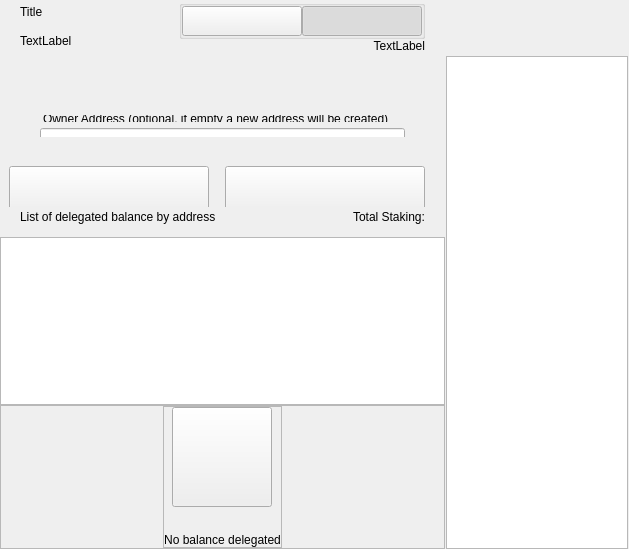
<?xml version="1.0" encoding="UTF-8"?>
<ui version="4.0">
 <class>ColdStakingWidget</class>
 <widget class="QWidget" name="ColdStakingWidget">
  <property name="geometry">
   <rect>
    <x>0</x>
    <y>0</y>
    <width>629</width>
    <height>549</height>
   </rect>
  </property>
  <property name="windowTitle">
   <string>Form</string>
  </property>
  <layout class="QHBoxLayout" name="horizontalLayout_1" stretch="2,1">
   <property name="spacing">
    <number>0</number>
   </property>
   <property name="leftMargin">
    <number>0</number>
   </property>
   <property name="topMargin">
    <number>0</number>
   </property>
   <property name="rightMargin">
    <number>0</number>
   </property>
   <property name="bottomMargin">
    <number>0</number>
   </property>
   <item>
    <widget class="QWidget" name="left" native="true">
     <layout class="QVBoxLayout" name="verticalLayout_3">
      <property name="leftMargin">
       <number>0</number>
      </property>
      <property name="topMargin">
       <number>0</number>
      </property>
      <property name="rightMargin">
       <number>0</number>
      </property>
      <property name="bottomMargin">
       <number>0</number>
      </property>
      <item>
       <layout class="QVBoxLayout" name="verticalLayout_2">
        <property name="spacing">
         <number>0</number>
        </property>
        <item>
         <layout class="QVBoxLayout" name="verticalLayoutTop">
          <property name="spacing">
           <number>0</number>
          </property>
          <property name="leftMargin">
           <number>20</number>
          </property>
          <property name="rightMargin">
           <number>20</number>
          </property>
          <item>
           <widget class="QWidget" name="containerTitle" native="true">
            <property name="sizePolicy">
             <sizepolicy hsizetype="Preferred" vsizetype="Minimum">
              <horstretch>0</horstretch>
              <verstretch>0</verstretch>
             </sizepolicy>
            </property>
            <property name="maximumSize">
             <size>
              <width>16777215</width>
              <height>100</height>
             </size>
            </property>
            <layout class="QHBoxLayout" name="containerTitleLayout">
             <property name="spacing">
              <number>0</number>
             </property>
             <property name="leftMargin">
              <number>0</number>
             </property>
             <property name="topMargin">
              <number>0</number>
             </property>
             <property name="rightMargin">
              <number>0</number>
             </property>
             <property name="bottomMargin">
              <number>0</number>
             </property>
             <item>
              <layout class="QVBoxLayout" name="verticalLayout11">
               <property name="spacing">
                <number>5</number>
               </property>
               <item>
                <widget class="QLabel" name="labelTitle">
                 <property name="text">
                  <string>Title</string>
                 </property>
                </widget>
               </item>
               <item>
                <widget class="QLabel" name="labelSubtitle1">
                 <property name="maximumSize">
                  <size>
                   <width>16777215</width>
                   <height>16777215</height>
                  </size>
                 </property>
                 <property name="text">
                  <string>TextLabel</string>
                 </property>
                </widget>
               </item>
              </layout>
             </item>
             <item>
              <spacer name="horizontalSpacer">
               <property name="orientation">
                <enum>Qt::Horizontal</enum>
               </property>
               <property name="sizeHint" stdset="0">
                <size>
                 <width>40</width>
                 <height>20</height>
                </size>
               </property>
              </spacer>
             </item>
             <item>
              <widget class="QWidget" name="containerViewPrivacyChecks" native="true">
               <layout class="QVBoxLayout" name="containerPrivacyChecks">
                <property name="spacing">
                 <number>0</number>
                </property>
                <property name="leftMargin">
                 <number>0</number>
                </property>
                <property name="topMargin">
                 <number>0</number>
                </property>
                <property name="rightMargin">
                 <number>0</number>
                </property>
                <property name="bottomMargin">
                 <number>0</number>
                </property>
                <item alignment="Qt::AlignHCenter|Qt::AlignVCenter">
                 <widget class="QGroupBox" name="groupBox">
                  <property name="title">
                   <string/>
                  </property>
                  <layout class="QHBoxLayout" name="horizontalLayout_2_1">
                   <property name="spacing">
                    <number>0</number>
                   </property>
                   <property name="leftMargin">
                    <number>0</number>
                   </property>
                   <property name="topMargin">
                    <number>0</number>
                   </property>
                   <property name="rightMargin">
                    <number>0</number>
                   </property>
                   <property name="bottomMargin">
                    <number>0</number>
                   </property>
                   <item>
                    <widget class="QPushButton" name="pushLeft">
                     <property name="minimumSize">
                      <size>
                       <width>120</width>
                       <height>30</height>
                      </size>
                     </property>
                     <property name="maximumSize">
                      <size>
                       <width>120</width>
                       <height>30</height>
                      </size>
                     </property>
                     <property name="focusPolicy">
                      <enum>Qt::NoFocus</enum>
                     </property>
                     <property name="text">
                      <string/>
                     </property>
                     <property name="checkable">
                      <bool>true</bool>
                     </property>
                     <property name="autoExclusive">
                      <bool>true</bool>
                     </property>
                    </widget>
                   </item>
                   <item>
                    <widget class="QPushButton" name="pushRight">
                     <property name="minimumSize">
                      <size>
                       <width>120</width>
                       <height>30</height>
                      </size>
                     </property>
                     <property name="maximumSize">
                      <size>
                       <width>120</width>
                       <height>30</height>
                      </size>
                     </property>
                     <property name="focusPolicy">
                      <enum>Qt::NoFocus</enum>
                     </property>
                     <property name="text">
                      <string/>
                     </property>
                     <property name="checkable">
                      <bool>true</bool>
                     </property>
                     <property name="checked">
                      <bool>true</bool>
                     </property>
                     <property name="autoExclusive">
                      <bool>true</bool>
                     </property>
                    </widget>
                   </item>
                  </layout>
                 </widget>
                </item>
                <item alignment="Qt::AlignTop">
                 <widget class="QLabel" name="labelSubtitle2">
                  <property name="text">
                   <string>TextLabel</string>
                  </property>
                  <property name="alignment">
                   <set>Qt::AlignRight|Qt::AlignTrailing|Qt::AlignVCenter</set>
                  </property>
                 </widget>
                </item>
               </layout>
              </widget>
             </item>
            </layout>
           </widget>
          </item>
          <item>
           <spacer name="verticalSpacer_2">
            <property name="orientation">
             <enum>Qt::Vertical</enum>
            </property>
            <property name="sizeType">
             <enum>QSizePolicy::Fixed</enum>
            </property>
            <property name="sizeHint" stdset="0">
             <size>
              <width>20</width>
              <height>30</height>
             </size>
            </property>
           </spacer>
          </item>
          <item>
           <widget class="QWidget" name="containerSend" native="true">
            <property name="minimumSize">
             <size>
              <width>0</width>
              <height>50</height>
             </size>
            </property>
            <layout class="QVBoxLayout" name="containerSendRow">
             <property name="spacing">
              <number>6</number>
             </property>
             <property name="leftMargin">
              <number>0</number>
             </property>
             <property name="topMargin">
              <number>0</number>
             </property>
             <property name="rightMargin">
              <number>0</number>
             </property>
             <property name="bottomMargin">
              <number>0</number>
             </property>
             <item>
              <widget class="QLabel" name="labelEditTitle">
               <property name="maximumSize">
                <size>
                 <width>16777215</width>
                 <height>30</height>
                </size>
               </property>
               <property name="styleSheet">
                <string notr="true">padding-left:20px; padding-bottom:3px;</string>
               </property>
               <property name="text">
                <string/>
               </property>
              </widget>
             </item>
             <item>
              <spacer name="verticalSpacer_6">
               <property name="orientation">
                <enum>Qt::Vertical</enum>
               </property>
               <property name="sizeType">
                <enum>QSizePolicy::Fixed</enum>
               </property>
               <property name="sizeHint" stdset="0">
                <size>
                 <width>20</width>
                 <height>9</height>
                </size>
               </property>
              </spacer>
             </item>
             <item>
              <widget class="QWidget" name="containerOwner" native="true">
               <layout class="QVBoxLayout" name="vContainerOwner">
                <property name="spacing">
                 <number>4</number>
                </property>
                <property name="leftMargin">
                 <number>20</number>
                </property>
                <property name="topMargin">
                 <number>0</number>
                </property>
                <property name="rightMargin">
                 <number>20</number>
                </property>
                <property name="bottomMargin">
                 <number>0</number>
                </property>
                <item>
                 <widget class="QLabel" name="labelSubtitleDescription">
                  <property name="maximumSize">
                   <size>
                    <width>16777215</width>
                    <height>20</height>
                   </size>
                  </property>
                  <property name="styleSheet">
                   <string notr="true">margin-bottom:2px;
                   margin-left:0.05px;
                   padding:0px;</string>
                  </property>
                  <property name="text">
                   <string>Owner Address (optional, if empty a new address will be created)</string>
                  </property>
                 </widget>
                </item>
                <item>
                 <widget class="QLineEdit" name="lineEditOwnerAddress">
                  <property name="minimumSize">
                   <size>
                    <width>0</width>
                    <height>50</height>
                   </size>
                  </property>
                  <property name="maximumSize">
                   <size>
                    <width>16777215</width>
                    <height>50</height>
                   </size>
                  </property>
                  <property name="styleSheet">
                   <string notr="true"/>
                  </property>
                 </widget>
                </item>
               </layout>
              </widget>
             </item>
            </layout>
           </widget>
          </item>
         </layout>
        </item>
        <item>
         <spacer name="verticalSpacer_3">
          <property name="orientation">
           <enum>Qt::Vertical</enum>
          </property>
          <property name="sizeType">
           <enum>QSizePolicy::Minimum</enum>
          </property>
          <property name="sizeHint" stdset="0">
           <size>
            <width>20</width>
            <height>20</height>
           </size>
          </property>
         </spacer>
        </item>
        <item>
         <widget class="QWidget" name="containerBtn" native="true">
          <property name="minimumSize">
           <size>
            <width>0</width>
            <height>50</height>
           </size>
          </property>
          <layout class="QHBoxLayout" name="horizontalLayout">
           <property name="rightMargin">
            <number>20</number>
           </property>
           <item>
            <spacer name="horizontalSpacer_2">
             <property name="orientation">
              <enum>Qt::Horizontal</enum>
             </property>
             <property name="sizeHint" stdset="0">
              <size>
               <width>200</width>
               <height>20</height>
              </size>
             </property>
            </spacer>
           </item>
           <item>
            <layout class="QHBoxLayout" name="horizontalLayout_7">
             <item>
              <spacer name="horizontalSpacer_3">
               <property name="orientation">
                <enum>Qt::Horizontal</enum>
               </property>
               <property name="sizeType">
                <enum>QSizePolicy::Expanding</enum>
               </property>
               <property name="sizeHint" stdset="0">
                <size>
                 <width>40</width>
                 <height>20</height>
                </size>
               </property>
              </spacer>
             </item>
             <item>
              <widget class="QPushButton" name="pushButtonClear">
               <property name="minimumSize">
                <size>
                 <width>200</width>
                 <height>50</height>
                </size>
               </property>
               <property name="focusPolicy">
                <enum>Qt::NoFocus</enum>
               </property>
               <property name="text">
                <string/>
               </property>
              </widget>
             </item>
             <item>
              <spacer name="horizontalSpacer_4">
               <property name="orientation">
                <enum>Qt::Horizontal</enum>
               </property>
               <property name="sizeType">
                <enum>QSizePolicy::Fixed</enum>
               </property>
               <property name="sizeHint" stdset="0">
                <size>
                 <width>10</width>
                 <height>20</height>
                </size>
               </property>
              </spacer>
             </item>
             <item>
              <widget class="QPushButton" name="pushButtonSend">
               <property name="minimumSize">
                <size>
                 <width>200</width>
                 <height>50</height>
                </size>
               </property>
               <property name="maximumSize">
                <size>
                 <width>200</width>
                 <height>50</height>
                </size>
               </property>
               <property name="focusPolicy">
                <enum>Qt::NoFocus</enum>
               </property>
               <property name="text">
                <string/>
               </property>
              </widget>
             </item>
            </layout>
           </item>
          </layout>
         </widget>
        </item>
        <item>
         <widget class="QWidget" name="containerHistoryLabel" native="true">
          <layout class="QHBoxLayout" name="horizontalLayout_4">
           <property name="spacing">
            <number>0</number>
           </property>
           <property name="leftMargin">
            <number>20</number>
           </property>
           <property name="topMargin">
            <number>0</number>
           </property>
           <property name="rightMargin">
            <number>20</number>
           </property>
           <property name="bottomMargin">
            <number>0</number>
           </property>
           <item>
            <widget class="QWidget" name="verticalWidget" native="true">
             <property name="minimumSize">
              <size>
               <width>100</width>
               <height>0</height>
              </size>
             </property>
             <layout class="QVBoxLayout" name="verticalLayout_58">
              <property name="leftMargin">
               <number>0</number>
              </property>
              <property name="topMargin">
               <number>0</number>
              </property>
              <property name="rightMargin">
               <number>0</number>
              </property>
              <property name="bottomMargin">
               <number>0</number>
              </property>
              <item>
               <widget class="QLabel" name="labelListHistory">
                <property name="text">
                 <string>List of delegated balance by address</string>
                </property>
               </widget>
              </item>
             </layout>
            </widget>
           </item>
           <item>
            <spacer name="horizontalSpacer_5">
             <property name="orientation">
              <enum>Qt::Horizontal</enum>
             </property>
             <property name="sizeHint" stdset="0">
              <size>
               <width>40</width>
               <height>20</height>
              </size>
             </property>
            </spacer>
           </item>
           <item>
            <widget class="QLabel" name="labelStakingTotal">
             <property name="text">
              <string>Total Staking:</string>
             </property>
            </widget>
           </item>
          </layout>
         </widget>
        </item>
        <item>
         <layout class="QVBoxLayout" name="verticalLayout_64">
          <property name="spacing">
           <number>0</number>
          </property>
          <item>
           <spacer name="verticalSpacer_44">
            <property name="orientation">
             <enum>Qt::Vertical</enum>
            </property>
            <property name="sizeType">
             <enum>QSizePolicy::Fixed</enum>
            </property>
            <property name="sizeHint" stdset="0">
             <size>
              <width>20</width>
              <height>10</height>
             </size>
            </property>
           </spacer>
          </item>
          <item>
           <widget class="QListView" name="listView">
            <property name="enabled">
             <bool>true</bool>
            </property>
            <property name="mouseTracking">
             <bool>true</bool>
            </property>
           </widget>
          </item>
          <item>
           <widget class="QFrame" name="emptyContainer">
            <property name="minimumSize">
             <size>
              <width>0</width>
              <height>100</height>
             </size>
            </property>
            <property name="frameShape">
             <enum>QFrame::StyledPanel</enum>
            </property>
            <property name="frameShadow">
             <enum>QFrame::Raised</enum>
            </property>
            <layout class="QVBoxLayout" name="verticalLayout_71" stretch="1,8">
             <property name="spacing">
              <number>0</number>
             </property>
             <property name="leftMargin">
              <number>0</number>
             </property>
             <property name="topMargin">
              <number>0</number>
             </property>
             <property name="rightMargin">
              <number>0</number>
             </property>
             <property name="bottomMargin">
              <number>0</number>
             </property>
             <item>
              <spacer name="verticalSpacer">
               <property name="orientation">
                <enum>Qt::Vertical</enum>
               </property>
               <property name="sizeHint" stdset="0">
                <size>
                 <width>20</width>
                 <height>20</height>
                </size>
               </property>
              </spacer>
             </item>
             <item alignment="Qt::AlignHCenter|Qt::AlignVCenter">
              <widget class="QFrame" name="emptyScreen">
               <property name="sizePolicy">
                <sizepolicy hsizetype="Expanding" vsizetype="Expanding">
                 <horstretch>0</horstretch>
                 <verstretch>0</verstretch>
                </sizepolicy>
               </property>
               <property name="frameShape">
                <enum>QFrame::StyledPanel</enum>
               </property>
               <property name="frameShadow">
                <enum>QFrame::Raised</enum>
               </property>
               <layout class="QVBoxLayout" name="verticalLayout">
                <property name="spacing">
                 <number>30</number>
                </property>
                <property name="leftMargin">
                 <number>0</number>
                </property>
                <property name="topMargin">
                 <number>0</number>
                </property>
                <property name="rightMargin">
                 <number>0</number>
                </property>
                <property name="bottomMargin">
                 <number>0</number>
                </property>
                <item alignment="Qt::AlignHCenter|Qt::AlignVCenter">
                 <widget class="QPushButton" name="pushImgEmpty">
                  <property name="minimumSize">
                   <size>
                    <width>100</width>
                    <height>100</height>
                   </size>
                  </property>
                  <property name="maximumSize">
                   <size>
                    <width>100</width>
                    <height>100</height>
                   </size>
                  </property>
                  <property name="focusPolicy">
                   <enum>Qt::NoFocus</enum>
                  </property>
                  <property name="text">
                   <string/>
                  </property>
                  <property name="iconSize">
                   <size>
                    <width>100</width>
                    <height>100</height>
                   </size>
                  </property>
                 </widget>
                </item>
                <item alignment="Qt::AlignHCenter|Qt::AlignVCenter">
                 <widget class="QLabel" name="labelEmpty">
                  <property name="styleSheet">
                   <string notr="true"/>
                  </property>
                  <property name="text">
                   <string>No balance delegated</string>
                  </property>
                  <property name="alignment">
                   <set>Qt::AlignCenter</set>
                  </property>
                 </widget>
                </item>
               </layout>
              </widget>
             </item>
            </layout>
           </widget>
          </item>
         </layout>
        </item>
       </layout>
      </item>
     </layout>
    </widget>
   </item>
   <item>
    <widget class="QWidget" name="right" native="true">
     <layout class="QVBoxLayout" name="rightContainer">
      <property name="leftMargin">
       <number>1</number>
      </property>
      <property name="topMargin">
       <number>0</number>
      </property>
      <property name="rightMargin">
       <number>1</number>
      </property>
      <property name="bottomMargin">
       <number>0</number>
      </property>
      <item>
       <widget class="QWidget" name="containerRightButtons" native="true">
        <property name="minimumSize">
         <size>
          <width>0</width>
          <height>50</height>
         </size>
        </property>
        <layout class="QVBoxLayout" name="verticalLayout_4">
         <property name="leftMargin">
          <number>19</number>
         </property>
         <property name="topMargin">
          <number>0</number>
         </property>
         <property name="rightMargin">
          <number>19</number>
         </property>
         <item>
          <widget class="OptionButton" name="btnCoinControl" native="true">
           <property name="minimumSize">
            <size>
             <width>0</width>
             <height>0</height>
            </size>
           </property>
          </widget>
         </item>
         <item>
          <widget class="OptionButton" name="btnColdStaking" native="true"/>
         </item>
         <item>
          <widget class="OptionButton" name="btnMyStakingAddresses" native="true">
           <property name="sizePolicy">
            <sizepolicy hsizetype="Preferred" vsizetype="Minimum">
             <horstretch>0</horstretch>
             <verstretch>0</verstretch>
            </sizepolicy>
           </property>
          </widget>
         </item>
        </layout>
       </widget>
      </item>
      <item>
       <widget class="QListView" name="listViewStakingAddress">
        <property name="enabled">
         <bool>true</bool>
        </property>
        <property name="mouseTracking">
         <bool>true</bool>
        </property>
       </widget>
      </item>
     </layout>
    </widget>
   </item>
  </layout>
 </widget>
 <customwidgets>
  <customwidget>
   <class>OptionButton</class>
   <extends>QWidget</extends>
   <header>qt/ambankcoin/optionbutton.h</header>
   <container>1</container>
  </customwidget>
 </customwidgets>
 <resources/>
 <connections/>
</ui>
